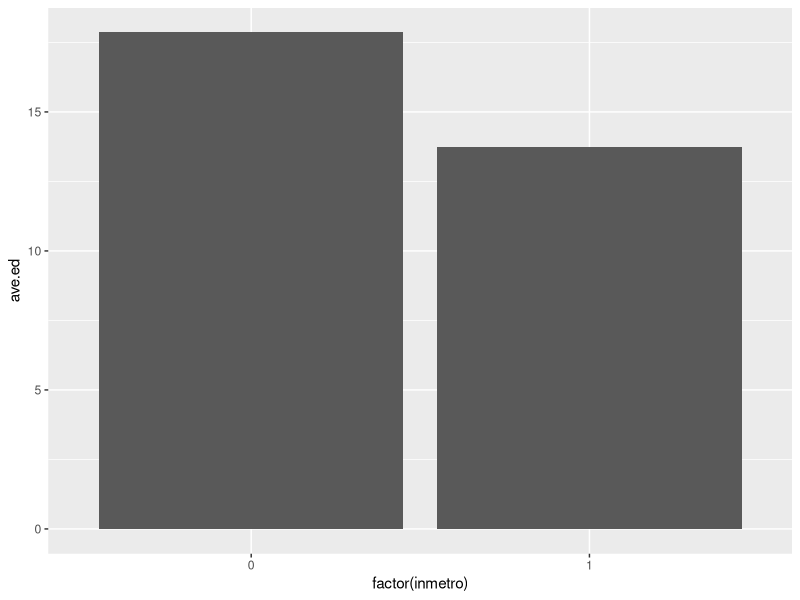
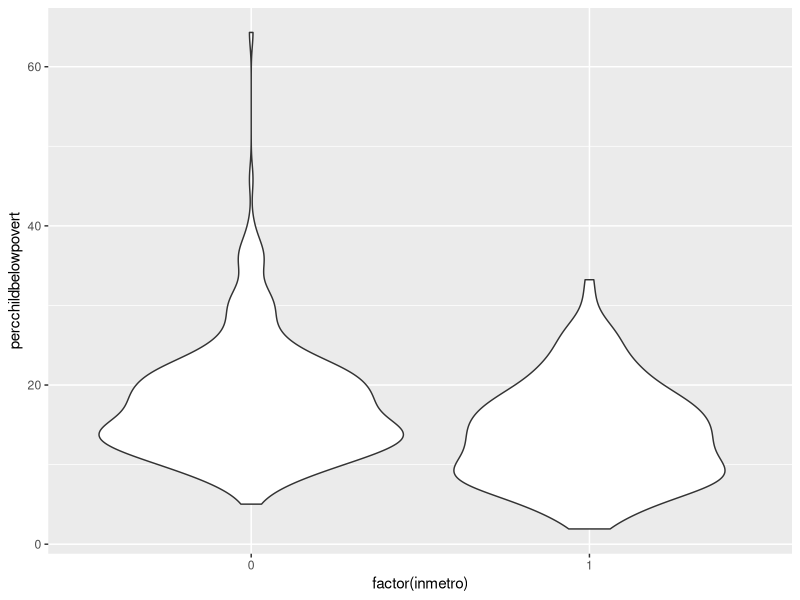

Here is the R script that generated these plots, in order:
## ---- chunk 1
library(ggplot2); library(dplyr)
mid1 <- midwest %>% group_by(inmetro) %>% summarise(ave.ed = mean(percchildbelowpovert))
ggplot(mid1, aes(factor(inmetro), ave.ed)) + 
  geom_bar(stat = "identity")
## ---- chunk 2
ggplot(midwest, aes(x = factor(inmetro), y = percchildbelowpovert)) + 
  geom_violin() 
